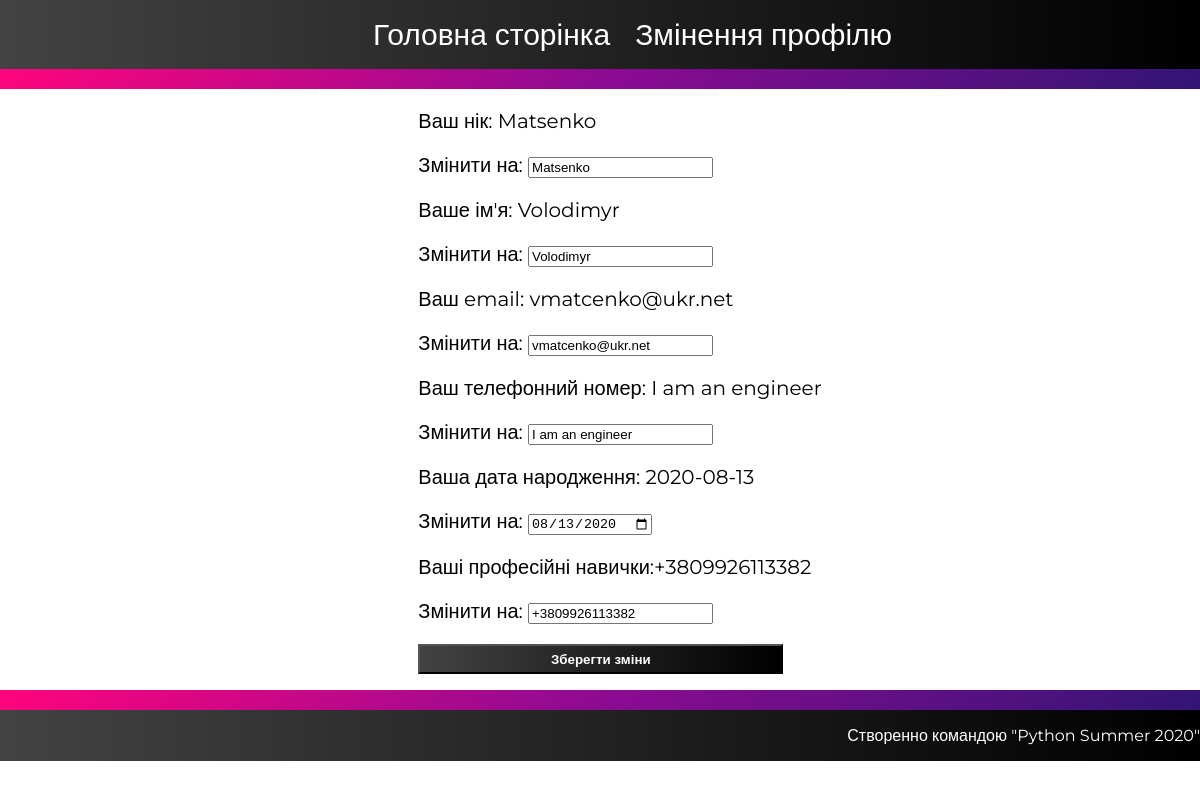
Page /profile/change/data (signed in) on the earlier database version.
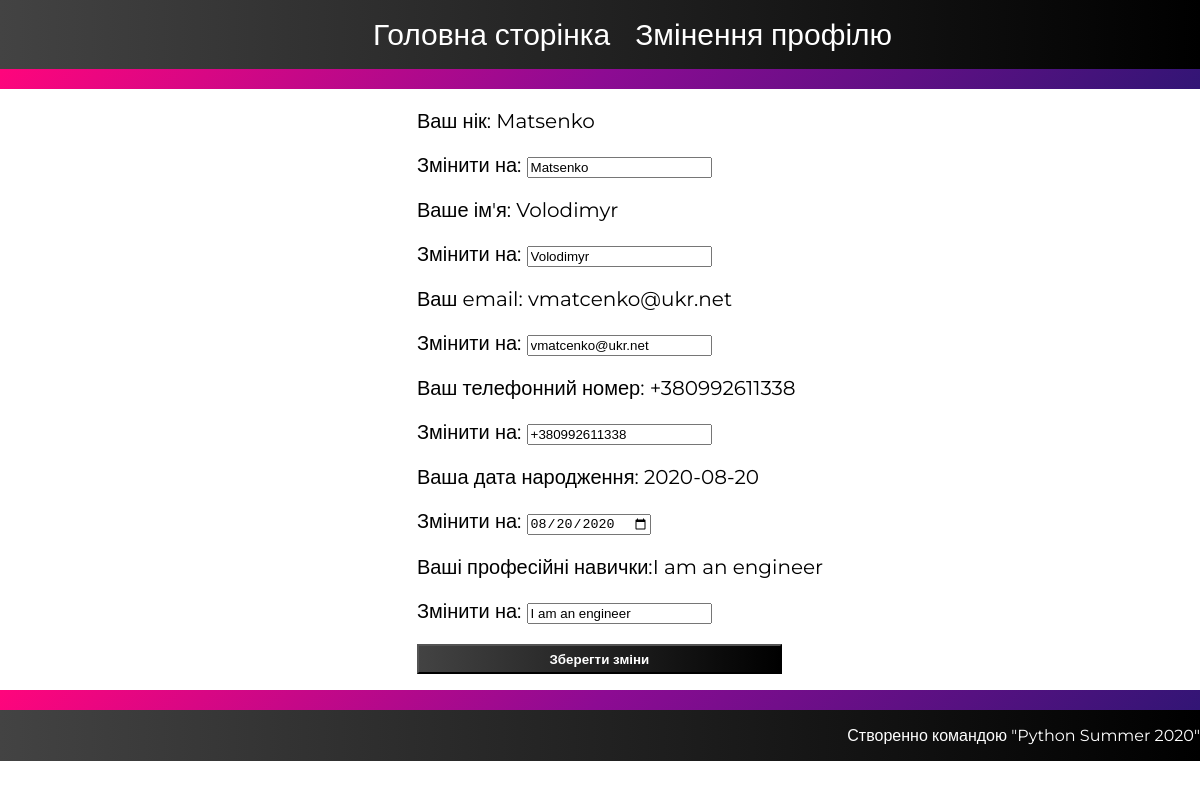
Same page on the later database version.
### tables this page shows
CREATE TABLE user_tab (
  id  INTEGER  PRIMARY KEY,  
  username TEXT UNIQUE NOT NULL,
  password TEXT NOT NULL,
  name TEXT  NOT NULL,
  email TEXT UNIQUE NOT NULL,
  telephone_number TEXT  NOT NULL ,
  birthday TEXT NOT NULL,
  prof_skills TEXT NOT NULL,
  isMentor BOOLEAN NOT NULL

);

### flaskr/main.py (the view, shortened to what this page needs)
@bp.route('/profile/change/data', methods=('GET', 'POST'))
def profile_change_data():
    if request.method == 'GET':
        return render_template("profile_change_data.html")

### flaskr/auth.py (called while the page is built)
@bp.before_app_request
def load_logged_in_user():
    user_id = session.get('user_id')
    if user_id is None:
        g.user = None
    else:
        g.user = get_db().execute(
            'SELECT * FROM user_tab WHERE id = ?', (user_id,)
        ).fetchone()

### flaskr/db.py (called while the page is built)
def get_db():
    if 'db' not in g:
        g.db = sqlite3.connect(
            current_app.config['DATABASE'],
            detect_types=sqlite3.PARSE_DECLTYPES
        )
        g.db.row_factory = sqlite3.Row
    return g.db

### flaskr/templates/profile_change_data.html (shortened to what this page needs)
<!DOCTYPE html>
<html lang="en">
<head>
</head>
<body>
    <header>
        <ul>
            <li><a href="{{url_for('home')}}">Головна сторінка</a></li>
            <li><a href="">Змінення профілю</a></li>
        </ul>
    </header>
    <div class="background">
    </div>
    {% if g.user %}
    <div class="data">
        <form method="post" action="/profile/change/data" class="profile_changes">
        <ul>
            <li>
                <p>Ваш нік: {{g.user['username']}}
                <p>Змінити на: <input id="username" name="username" value="{{g.user['username']}}"></p>
            </li>
            <li>
                <p>Ваше ім'я: {{g.user['name']}} </p>
                <p>Змінити на: <input id="name" type="text"name="name" value="{{g.user['name']}}"></p>
            </li>
            <li>
                <p>Ваш email: {{g.user['email']}}</p>
                <p>Змінити на: <input id="email"   type="email"name="email" value="{{g.user['email']}}"></p>
            </li>
            <li>
                <p>Ваш телефонний номер: {{g.user['telephone_number']}}</p>
                <p>Змінити на: <input id="telephone_number" type="tel" name="telephone_number"
                        value="{{g.user['telephone_number']}}"></p>
            </li>
            <li>
                <p>Ваша дата народження: {{g.user['birthday']}}</p>
                <p>Змінити на: <input id="birthday" name="birthday"  type="date" value="{{g.user['birthday']}}"></p>
            </li>
            <li>
                <p>Ваші професійні навички:{{g.user['prof_skills']}}</p>
                <p>Змінити на: <input id="prof_skills" name="prof_skills" type="text "value="{{g.user['prof_skills']}}"></p>
            </li>
            <li>
                    <button style="width:365px;height:30px; font-family: 'Montserrat', sans-serif;"><b>Зберегти
                            зміни</b></button>
            </li>
        </ul>
    </form>
    </div>
    <div class="background">
    </div>
    {% endif %}
    <footer>
        <p>Створенно командою "Python Summer 2020"</p>
    </footer>
</body>
</html>

### flaskr/templates/profile_change_data.html (style rules this page uses)
header { display: flex; justify-content: center; width: 100%; height: 100%; background-image: linear-gradient(to right, #434343 0%, black 100%); }
header ul li { font-size: 30px; color: white; }
header ul { display: flex; flex-direction: row; list-style: none; }
header ul li { padding-left: 25px; }
body { font-family: 'Montserrat', sans-serif; margin: 0; padding: 0; }
footer { display: flex; justify-content: flex-end; background-image: linear-gradient(to right, #434343 0%, black 100%); width: 100%; height: 100%; }
footer p { color: white; }
a { text-decoration: none; color: white; }
.background { background-image: linear-gradient(-225deg, #FF057C 0%, #8D0B93 50%, #321575 100%); width: 100%; height: 20px; }
.profile_changes button { background-image: linear-gradient(to right, #434343 0%, black 100%); color: white; height: 30px; }
.data { display: flex; justify-content: center; }
.data ul { list-style: none; }
.data ul p { font-size: 20px; }

Differences in the rows shown:
changed user_tab "Matsenko": user.telephone_number "I am an engineer" → "+380992611338"; telephone_number "I am an engineer" → "+380992611338"; user.birthday "2020-08-13" → "2020-08-20"; birthday "08/13/2020" → "08/20/2020"; user.prof_skills "+3809926113382" → "I am an engineer"
Other differences:
form field prof_skills: "+3809926113382" → "I am an engineer"
